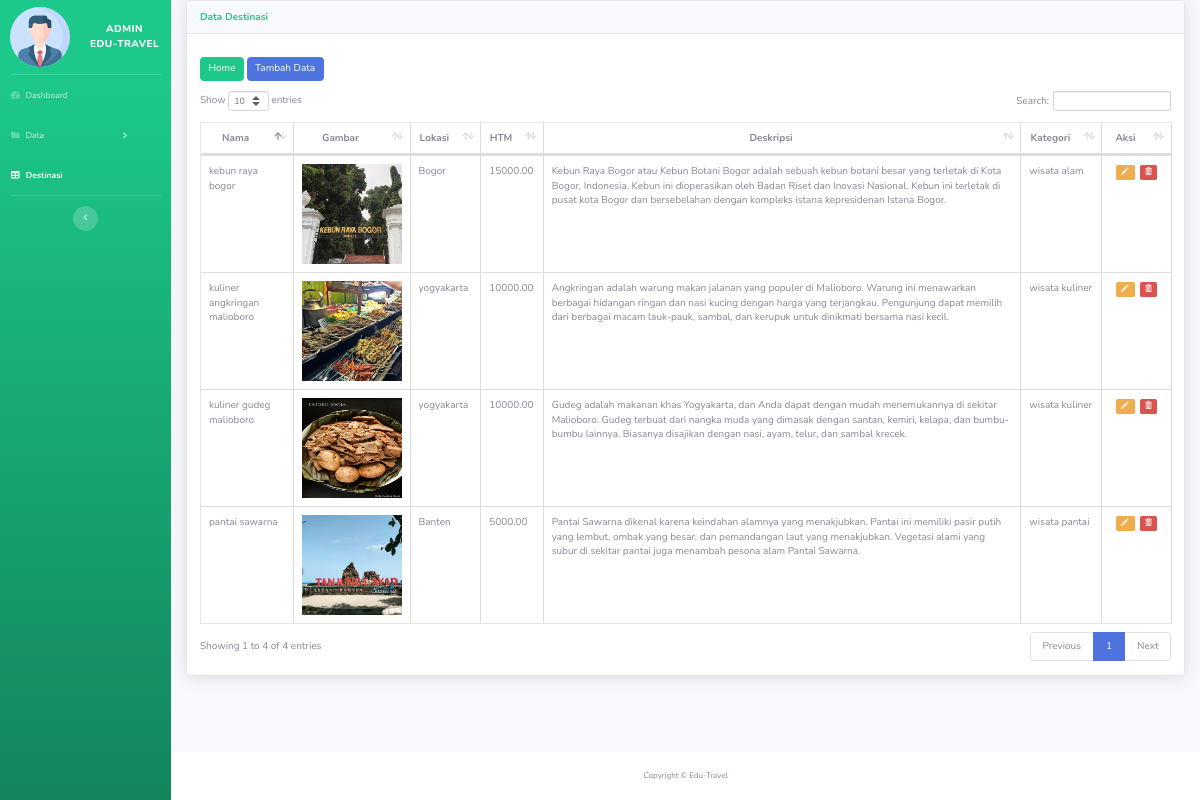
Page /travelling/admin_page/tables.php (signed in) on the earlier database version.
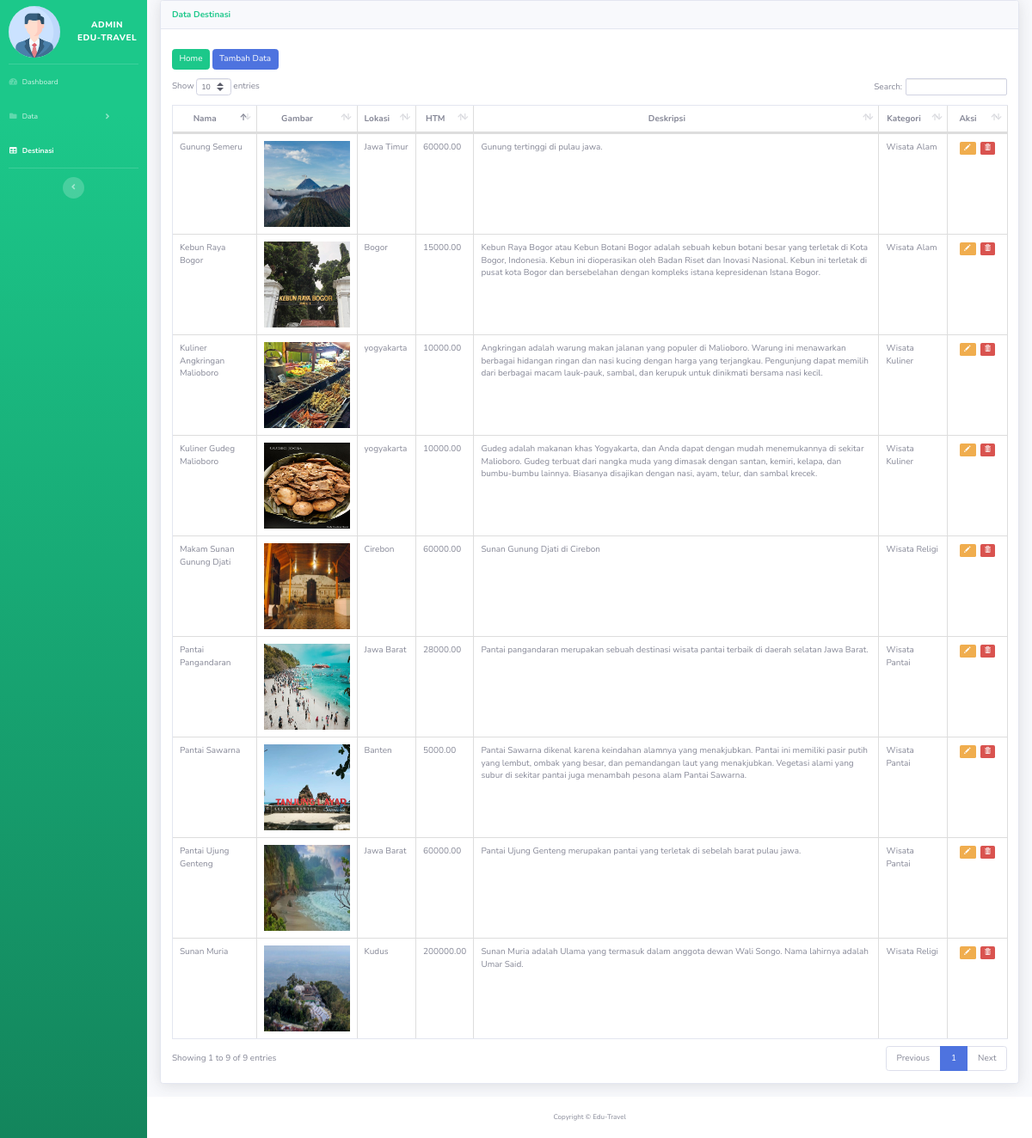
Same page on the later database version.
### tables this page shows
CREATE TABLE `destinasi` (
  `id_destinasi` int(11) NOT NULL,
  `nama_destinasi` varchar(100) NOT NULL,
  `gambar` text NOT NULL,
  `lokasi` varchar(250) NOT NULL,
  `harga` decimal(10,2) NOT NULL,
  `deskripsi` varchar(500) NOT NULL,
  `id_kategori` int(11) NOT NULL
);

CREATE TABLE `kategori` (
  `id_kategori` int(11) NOT NULL,
  `nama_kategori` varchar(100) NOT NULL,
  `gambar_kategori` text NOT NULL
);

### travelling/admin_page/tables.php (the view, shortened to what this page needs)
<!DOCTYPE html>
<html lang="en">
<head>
    <link href="vendor/fontawesome-free/css/all.min.css" rel="stylesheet" type="text/css">
    <link rel="stylesheet" href="https://maxcdn.bootstrapcdn.com/bootstrap/3.4.1/css/bootstrap.min.css">
    <link href="css/sb-admin-2.min.css" rel="stylesheet">
    <link href="vendor/datatables/dataTables.bootstrap4.min.css" rel="stylesheet">
</head>
<body id="page-top">
    <div id="wrapper">
        <ul class="navbar-nav bg-gradient-success sidebar sidebar-dark accordion" id="accordionSidebar"
            style="width: 200px !important;">
            <br>
            <a class="sidebar-brand d-flex align-items-center" href="index.php">
                <img src="img/adminprofile.png" style="width: 60px; border-radius: 50%; margin-right: 20px;">
                <div class="sidebar-brand-text">Admin <br>Edu-Travel</div>
            </a>
            <br>
            <hr class="sidebar-divider my-0">
            <li class="nav-item">
                <a class="nav-link" href="index.php">
                    <i class="fas fa-fw fa-tachometer-alt"></i>
                    <span>Dashboard</span></a>
            </li>
            <li class="nav-item">
                <a class="nav-link collapsed" href="#" data-toggle="collapse" data-target="#collapsePages"
                    aria-expanded="true" aria-controls="collapsePages">
                    <i class="fas fa-fw fa-folder"></i>
                    <span>Data</span>
                </a>
            </li>
            <li class="nav-item active">
                <a class="nav-link" href="tables.php">
                    <i class="fas fa-fw fa-table"></i>
                    <span>Destinasi</span></a>
            </li>
            <hr class="sidebar-divider d-none d-md-block">
            <div class="text-center d-none d-md-inline">
                <button class="rounded-circle border-0" id="sidebarToggle"></button>
            </div>
        </ul>
        <div id="content-wrapper" class="d-flex flex-column">
            <div id="content">
                <div class="container">
                    <div class="card shadow mb-4">
                        <div class="card-header py-3">
                            <h6 class="m-0 font-weight-bold text-success">Data Destinasi</h6>
                        </div>
                        <div class="card-body">
                            <a class="btn btn-success" style="margin-bottom:10px; margin-top:10px"
                                href="index.php">Home</a>
                            <a class="btn btn-primary" style="margin-bottom:10px; margin-top:10px"
                                href="tambah.php">Tambah
                                Data</a>
                            <div class="table-responsive">
                                <table class="table table-bordered" id="dataTable" width="100%" cellspacing="0">
                                    <thead>
                                        <tr style="text-align: center;">
                                            <th>Nama</th>
                                            <th>Gambar</th>
                                            <th>Lokasi</th>
                                            <th>HTM</th>
                                            <th>Deskripsi</th>
                                            <th>Kategori</th>
                                            <th style="width: 30px;">Aksi</th>
                                        </tr>
                                    </thead>
                                    <tbody>
                                        <?php
                                        require_once '../koneksi.php';
                                        $sql = "SELECT d.*,k.nama_kategori FROM destinasi AS d join kategori AS k ON d.id_kategori=k.id_kategori";
                                        $query = mysqli_query($koneksi, $sql);
                                        while ($data = mysqli_fetch_array($query)) {
                                            ?>
                                            <tr>
                                                <td>
                                                    <?= $data['nama_destinasi']; ?>
                                                </td>
                                                <td><img src="<?= $data['gambar']; ?>" alt="<?= $data['gambar']; ?>"
                                                        style="width:100px; height: 100px;"></td>
                                                <td>
                                                    <?= $data['lokasi']; ?>
                                                </td>
                                                <td>
                                                    <?= $data['harga']; ?>
                                                </td>
                                                <td>
                                                    <?= $data['deskripsi']; ?>
                                                </td>
                                                <td>
                                                    <?= $data['nama_kategori']; ?>
                                                </td>
                                                <td style="text-align: center;">
                                                    <a href="edit.php?id_destinasi=<?php echo $data["id_destinasi"] ?>"
                                                        class="label label-warning"> <span
                                                            class="glyphicon glyphicon-pencil"></span>
                                                    </a>
                                                    <a href="hapus.php?id_destinasi=<?php echo $data["id_destinasi"] ?>"
                                                        class="label label-danger"> <span
                                                            class="glyphicon glyphicon-trash"></span>
                                                    </a>
                                                </td>
                                            </tr>
                                        <?php } ?>
                                    </tbody>
                                </table>
                            </div>
                        </div>
                    </div>
                </div>
            </div>
            <footer class="sticky-footer bg-white">
                <div class="container my-auto">
                    <div class="copyright text-center my-auto">
                        <span>Copyright &copy; Edu-Travel</span>
                    </div>
                </div>
            </footer>
        </div>
    </div>
</body>
</html>

Differences in the rows shown:
changed destinasi "Bogor": nama_destinasi "kebun raya bogor" → "Kebun Raya Bogor"; id_kategori.nama_kategori "wisata alam" → "Wisata Alam"
changed destinasi "Banten": nama_destinasi "pantai sawarna" → "Pantai Sawarna"; id_kategori.nama_kategori "wisata pantai" → "Wisata Pantai"
changed destinasi: nama_destinasi "kuliner angkringan malioboro" → "Kuliner Angkringan Malioboro"; id_kategori.nama_kategori "wisata kuliner" → "Wisata Kuliner"
changed destinasi: nama_destinasi "kuliner gudeg malioboro" → "Kuliner Gudeg Malioboro"; id_kategori.nama_kategori "wisata kuliner" → "Wisata Kuliner"
added destinasi: nama_destinasi "Gunung Semeru", gambar (picture), lokasi "Jawa Timur", harga "60000.00", deskripsi "Gunung tertinggi di pulau jawa.", id_kategori.nama_kategori "Wisata Alam"
added destinasi: nama_destinasi "Pantai Pangandaran", gambar (picture), lokasi "Jawa Barat", harga "28000.00", deskripsi "Pantai pangandaran merupakan sebuah destinasi wisata pantai terbaik di daerah selatan Jawa Barat.", id_kategori.nama_kategori "Wisata Pantai"
added destinasi: nama_destinasi "Pantai Ujung Genteng", gambar (picture), lokasi "Jawa Barat", harga "60000.00", deskripsi "Pantai Ujung Genteng merupakan pantai yang terletak di sebelah barat pulau jawa.", id_kategori.nama_kategori "Wisata Pantai"
added destinasi: nama_destinasi "Makam Sunan Gunung Djati", gambar (picture), lokasi "Cirebon", harga "60000.00", deskripsi "Sunan Gunung Djati di Cirebon", id_kategori.nama_kategori "Wisata Religi"
added destinasi: nama_destinasi "Sunan Muria", gambar (picture), lokasi "Kudus", harga "200000.00", deskripsi "Sunan Muria adalah Ulama yang termasuk dalam anggota dewan Wali Songo. Nama lahirnya adalah Umar Said.", id_kategori.nama_kategori "Wisata Religi"
Other differences:
text written by a page script: "Show entries Search: Showing 1 to 4 of 4 entries Previous 1 Next" → "Show entries Search: Showing 1 to 9 of 9 entries Previous 1 Next"
